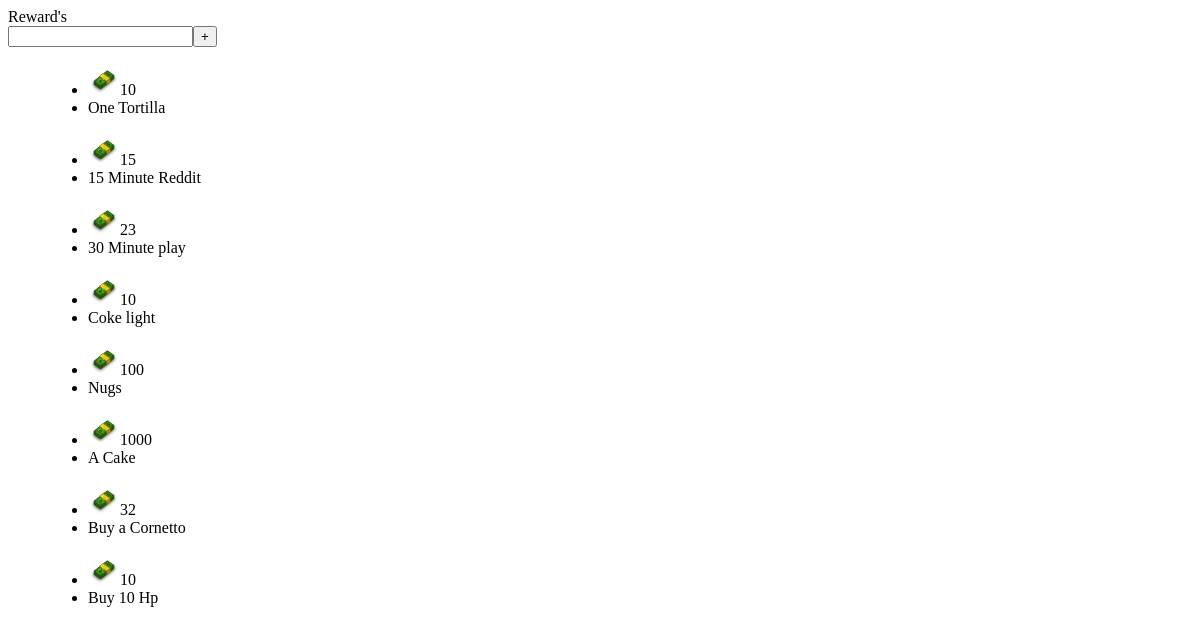
Page /getRewards (signed in) on the earlier database version.
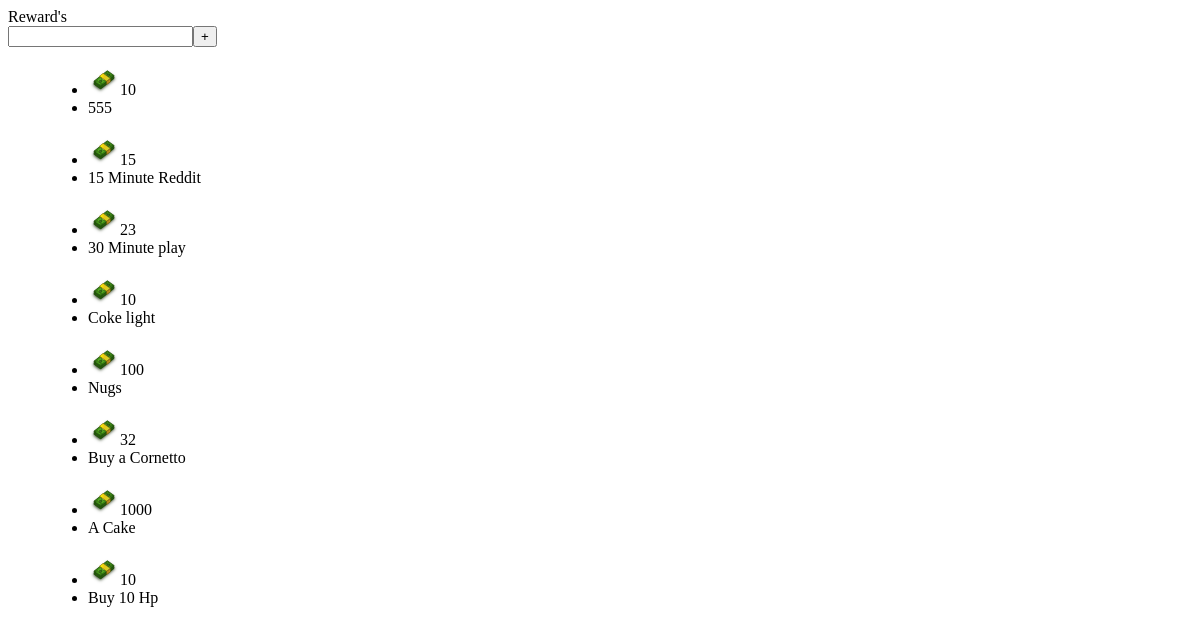
Same page on the later database version.
### website/models.py (models this page shows, shortened)
class Reward(models.Model):
    user = models.ForeignKey(User)
    title = models.CharField(max_length=117)
    cost = models.IntegerField(default=10)
    order = models.IntegerField(default=0)
    created_at = models.DateTimeField(default=timezone.now())
    expire_at = models.DateTimeField(default=timezone.now(),blank=True)

### website/views.py (the view)
# urls.py: url(r'^getRewards$', 'website.views.getRewards', name='getRewards'),
def getRewards(request):
    rewards = Reward.objects.filter(user__pk=request.user.pk).order_by('order', '-id')
    context = {'tasks': rewards, 'all': True, 'type': 4}
    return render(request, 'tasks/task.html', context)

### website/templates/tasks/task.html (shortened to what this page needs)
{% extends "tasks/habits.html" %}
{% load staticfiles %}
{% block listHead %}
{% if all %}
    {{ block.super }}
{% endif %}
{% endblock listHead %}
{% block listItems %}
    {% if tasks %}
    {% for task in tasks %}
        <dd class="task {% if task.completed_today %}taskDone{% endif %}" id={{ task.id }}>
        <ul>
            {% if task.cost %}<li class=taskHit>
                <img src={% static 'tasks/images/dolars.png' %} /><span>{{ task.cost }}</span>
            </li>{% endif %}
            <li class=taskText>{{ task.title }}</li>
        </ul>
    </dd>
    {% endfor %}
{% endif %}
{% endblock listItems %}
{% block listFooter %}
{% if all %}
    {{ block.super }}
{% endif %}
{% endblock listFooter %}

### website/templates/tasks/habits.html (shortened to what this page needs)
{% load staticfiles %}
{% block listHead %}
<dl class={% if type == 4 %}list_reward{% else %}list_habit{% endif %} id=list{{ type }} class=sortable>
    <dt>{% if type == 4 %}Reward's{% endif %}{% if type == "1" %}Habit's{% endif %}{% if type == "0" %}TODO's{% endif %}{% if type == "2" %}Daily's{% endif %}<br/>
        <input class=add id=habit_title{{ type }} type=text/><button id=addNewHabit class=add>+</button>
    </dt>
{% endblock listHead%}
{% block listItems %}{% endblock listItems %}
{% block listFooter %}
</dl>
{% endblock listFooter %}

Differences in the rows shown:
removed Reward: cost "10", title "One Tortilla"
added Reward: cost "10", title "555"
changed Reward "Buy a Cornetto": moves up the list
